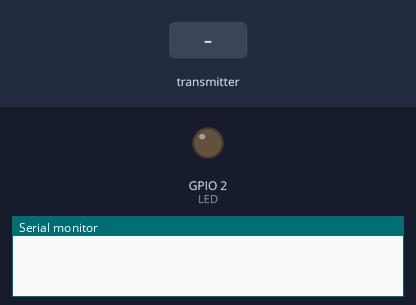
This sketch was run on a simulated ESP32. Shown: output pins drawn as LEDs (lit = HIGH), the last lines printed to the serial monitor. The test bench sets the inputs (shaded band).

Above: at 1.2 s.
1.3 s: the transmitter starts sending newData = 64
At 2.6 s:
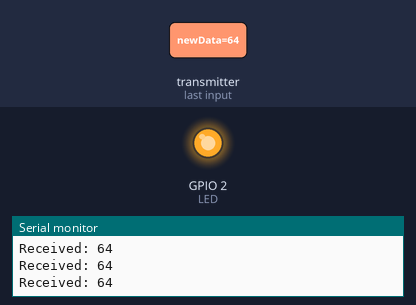
Timing chart, 0 to 4.3 s (numbered marks = the images above; inputs shaded):
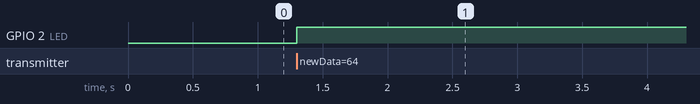

The sketch:

reciever.ino
```cpp
#include <esp_now.h>
#include <WiFi.h>

#define CHANNEL 1
#define LED 2

uint8_t newData;

void setup() {
  pinMode(LED,OUTPUT);
  digitalWrite(LED,LOW);
  Serial.begin(115200);

  WiFi.mode(WIFI_STA);
  esp_now_init();
  esp_now_register_recv_cb((esp_now_recv_cb_t)OnDataRecv);
}

// Writes pin 2 HIGH when data is sent.
void loop() {
  if(newData){
    digitalWrite(LED,HIGH);
  }
}

void OnDataRecv(const uint8_t *mac_addr, const uint8_t *data, int data_len){
  Serial.print("Received: ");
  Serial.println(*data);
  memcpy(&newData,data,sizeof(newData)); // Since the callback function requires a pointer to the sent data, I write the data to a new variable "newData" to be manipulated.
}
```

Measured:
- after the input at 1.3 s, GPIO 2 (LED): LOW → HIGH at once
